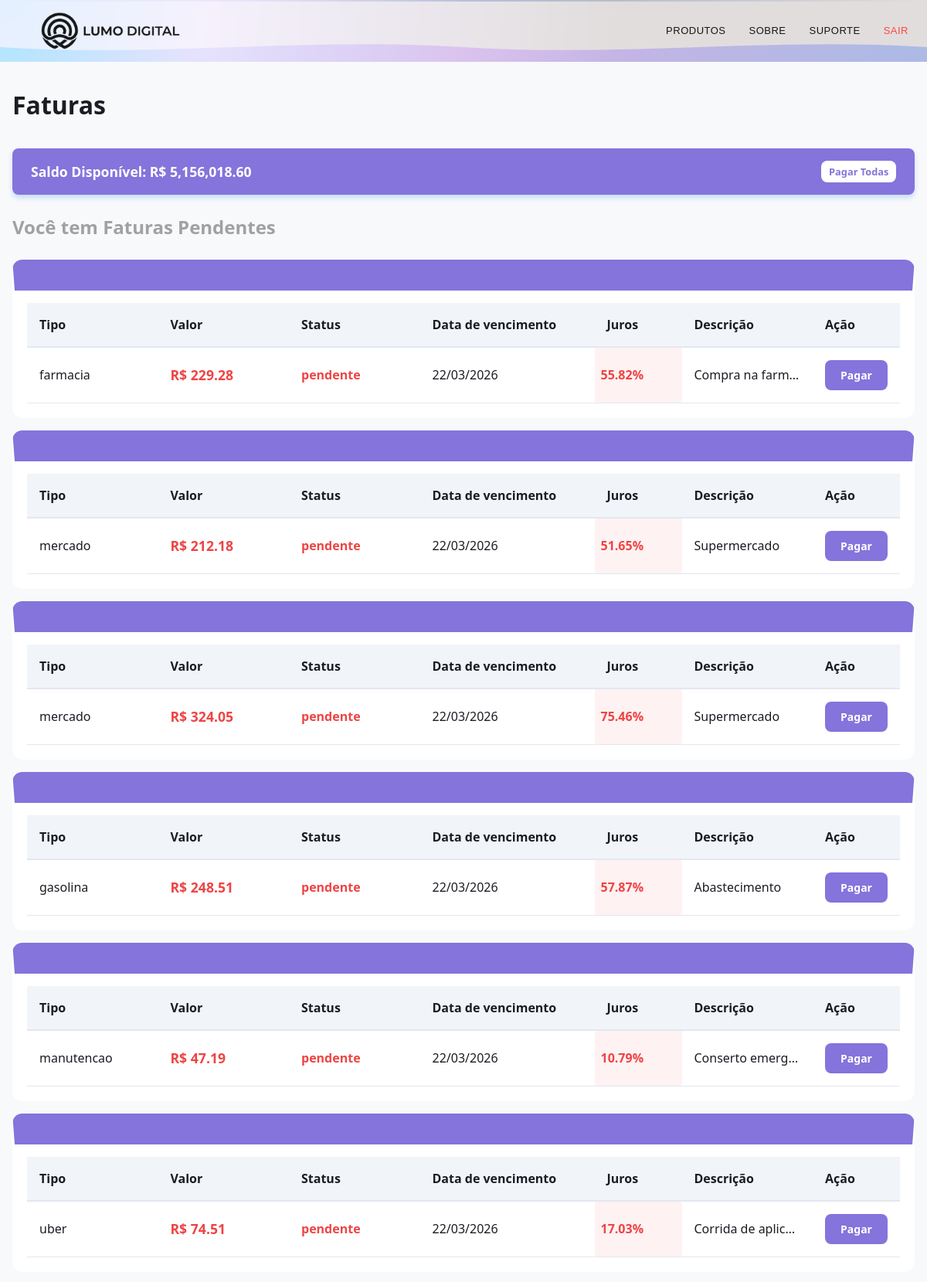
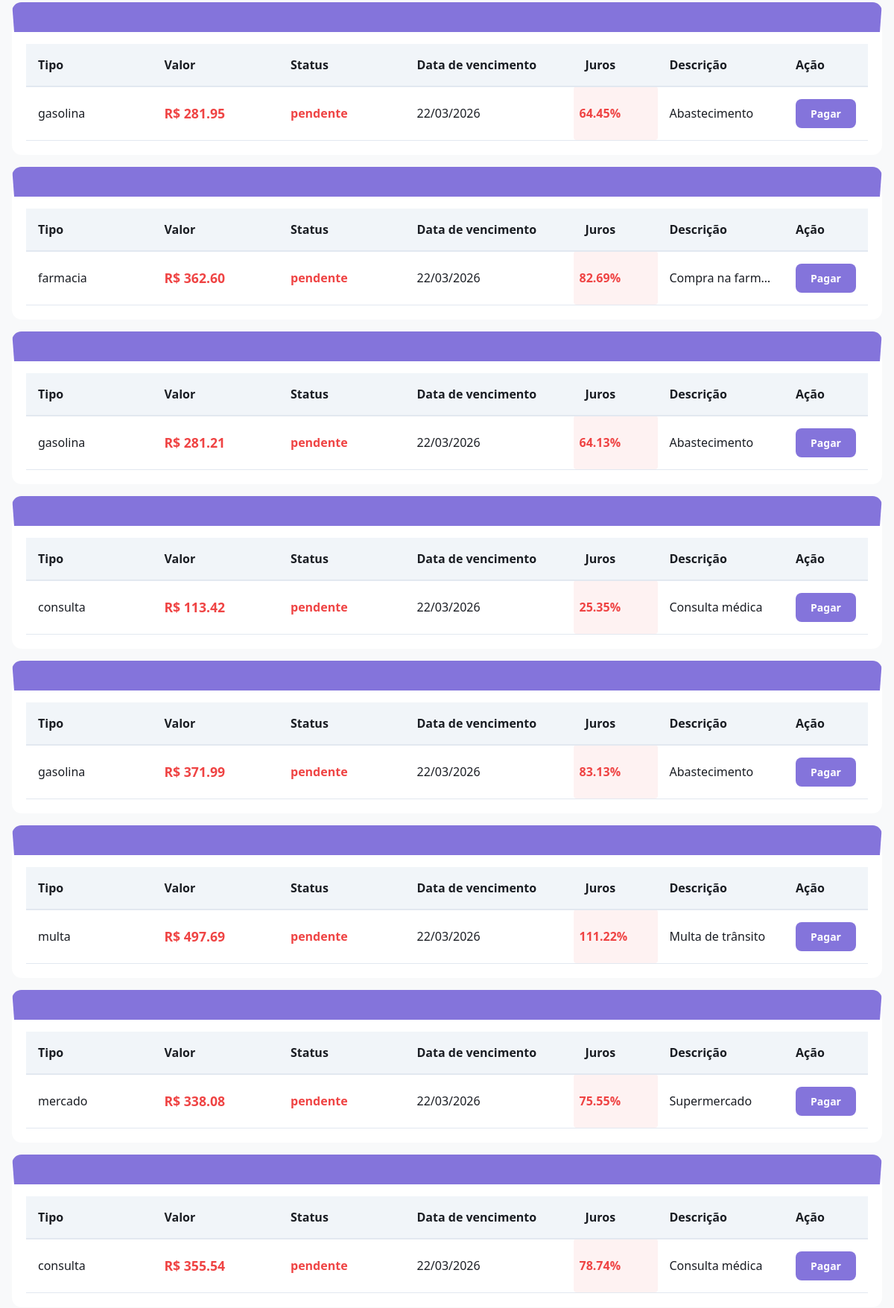
/faturas/ (signed in, upper part), run on the app's committed database (2 pictures, top to bottom).
### tables this page shows
CREATE TABLE contas (
    id INTEGER PRIMARY KEY AUTOINCREMENT,
    usuario_id INTEGER NOT NULL,
    numero_conta TEXT NOT NULL UNIQUE,
    saldo REAL DEFAULT 0, salario INTEGER DEFAULT 1518, ultimo_salario DATETIME,
    
    FOREIGN KEY (usuario_id) REFERENCES usuarios(id)
);

CREATE TABLE faturas (
    id INTEGER PRIMARY KEY AUTOINCREMENT,
    
    conta_id INTEGER NOT NULL,
    
    tipo TEXT NOT NULL, -- luz, agua, internet, aluguel, etc
    
    valor REAL NOT NULL,
    
    status TEXT DEFAULT 'pendente', -- pendente, pago, vencido
    
    data_vencimento DATETIME NOT NULL,
    
    juros REAL DEFAULT 0,
    
    descricao TEXT,
    
    criado_em DATETIME DEFAULT CURRENT_TIMESTAMP,
    
    FOREIGN KEY (conta_id) REFERENCES contas(id)
);

### routes/faturas.py (the view)
@faturas_bp.route('/')
def index():
    if not check_session():
        return redirect(url_for('login.login'))
    conta_id = session['user_info']['conta_id']
    conn = get_db()
    cursor = conn.cursor()
    cursor.execute("SELECT saldo FROM contas WHERE id = ?", (conta_id,))
    resultado = cursor.fetchone()
    conn.close()
    if resultado:
        session['user_info']['saldo'] = float(resultado[0])
    faturas = get_faturas(conta_id)
    return render_template('faturas/index.html', faturas=faturas)

### utils/services/banco/faturas.py (called while the page is built)
def get_faturas(conta_id):
    conn = get_db()
    cursor = conn.cursor()
    cursor.execute("SELECT * FROM faturas WHERE conta_id = ?", (conta_id,))
    faturas = cursor.fetchall()
    conn.close()
    return faturas

### utils/validators.py (called while the page is built)
def get_db():
    conn = sqlite3.connect(DB_PATH)
    conn.row_factory = sqlite3.Row
    return conn

def check_session():
    return 'user_info' in session

### templates/faturas/index.html (shortened to what this page needs)
{% extends 'layouts/base_home.html' %}
{% block content %}
<link rel="stylesheet" href="{{ url_for('static', filename='css/faturas/style.css') }}">
<main class="faturas-wrapper">
    <div class="app-container">
        <h1>Faturas</h1>
        <div id="saldo-atual" class="saldo-card">
            <span>Saldo Disponível: R$ {{ "{:,.2f}".format(session['user_info']['saldo']) }}</span>
            <button class="btn-pagar" id="btn-pagar-todas">Pagar Todas</button>
        </div>
        <div class="faturas-list">
            {% if faturas %}
            <h2 class="fatura-title">Você tem Faturas Pendentes</h2>
            {% for fatura in faturas %}
            <div class="fatura-container">
                <table>
                    <thead>
                        <tr>
                            <th>Tipo</th>
                            <th>Valor</th>
                            <th>Status</th>
                            <th>Data de vencimento</th>
                            <th>Juros</th>
                            <th>Descrição</th>
                            <th>Ação</th>
                        </tr>
                    </thead>
                    <tbody>
                        <tr>
                            <td>{{ fatura.tipo }}</td>
                            <td>R$ {{ "%.2f"|format(fatura.valor) }}</td>
                            <td>{{ fatura.status }}</td>
                            <td>{{ fatura.data_vencimento[:10].split('-')[2] }}/{{
                                fatura.data_vencimento[:10].split('-')[1] }}/{{
                                fatura.data_vencimento[:10].split('-')[0] }}</td>
                            <td>{{ fatura.juros }}%</td>
                            <td>{{ fatura.descricao }}</td>
                            <td>
                                <form method="post" action="/faturas/pagar">
                                    <button type="submit" class="btn-pagar">Pagar</button>
                                </form>
                            </td>
                        </tr>
                    </tbody>
                </table>
            </div>
            {% endfor %}
            {% else %}
            <div class="fatura-container">
                <h2 class="fatura-title">Você não tem faturas pendentes</h2>
            </div>
            {% endif %}
        </div>
    </div>
</main>
{% include "components/popup.html" %}
{% endblock %}

### templates/layouts/base_home.html (shortened to what this page needs)
<!DOCTYPE html>
<html>
<head>
    <link rel="stylesheet" href="{{ url_for('static', filename='css/home/base_home.css') }}?v={{ config.DEBUG }}">
</head>
<body>
<link rel="stylesheet" href="{{ url_for('static', filename='css/components/header.css') }}?v={{ config.DEBUG }}">
<header class="header">
    <a href="/home" class="header-logo">
        <img src="../../static/images/logo.png" alt="Logo">
    </a>
    <nav class="nav-minimal">
        <a href="#" class="nav-link">PRODUTOS</a>
        <a href="#" class="nav-link">SOBRE</a>
        <a href="" class="nav-link">SUPORTE</a>
        <a href="/logout" class="nav-link" id="logout-link">SAIR</a>
    </nav>
    <div class="wave-container">
    </div>
</header>
{% block content %}
{% endblock %}
{% include "components/footer.html" %}
</body>
</html>

### templates/components/popup.html (shortened to what this page needs)
<link rel="stylesheet" href="{{ url_for('static', filename='css/components/popup.css') }}">

### templates/components/footer.html (shortened to what this page needs)
<link rel="stylesheet" href="https://cdnjs.cloudflare.com/ajax/libs/font-awesome/6.0.0/css/all.min.css">
<link rel="stylesheet" href="{{ url_for('static', filename='css/components/footer.css') }}">

### static/css/home/base_home.css (style rules this page uses)
* { margin: 0; padding: 0; box-sizing: border-box; font-family: system-ui, -apple-system, BlinkMacSystemFont, "Segoe UI", Roboto, Oxygen, Ubuntu, Cantarell, "Open Sans", "Helvetica Neue", sans-serif; border: none; }
body { background-color: aliceblue; }

### static/css/components/header.css (style rules this page uses)
body { margin: 0; }
.header { position: relative; width: 100%; height: 80px; background: #0A0A0A; display: flex; justify-content: space-between; align-items: center; padding: 0 2%; box-sizing: border-box; overflow: hidden; transition: 0.8s; }
.header::before { content: ''; position: absolute; top: 0; left: 0; width: 100%; height: 2px; background: linear-gradient(90deg, transparent, #627FA9, transparent); opacity: 0.5; }
.header-logo { z-index: 10; display: flex; align-items: center; }
.header-logo img { height: 130px; filter: brightness(0); opacity: 0.9; transition: all 0.4s cubic-bezier(0.4, 0, 0.2, 1); }
.nav-minimal { display: flex; gap: 30px; z-index: 10; }
.nav-link { text-decoration: none; color: #171616; font-size: 13px; font-family: sans-serif; font-weight: 500; letter-spacing: 0.5px; position: relative; transition: 0.3s; }
.nav-link::after { content: ''; position: absolute; bottom: -5px; left: 0; width: 0; height: 2px; background: #8245EF; transition: width 0.8s ease; }
#logout-link { color: #ff4444; }
#logout-link::after { content: ''; position: absolute; bottom: -5px; left: 0; width: 0; height: 2px; background: #ff4444; transition: width 0.8s ease; }
.header { position: relative; width: 100%; height: 80px; background: #e1dddd; display: flex; justify-content: space-between; align-items: center; padding: 0 2%; box-sizing: border-box; overflow: hidden; }
.header::after { content: ''; position: absolute; top: 0; left: 0; width: 100%; height: 100%; background: radial-gradient( circle at 0% 0%, #1592ff 0px, #AB94EE calc(var(--raio-luz) / 3), transparent var(--raio-luz) ); z-index: 5; pointer-events: none; mix-blend-mode: screen; transition: --raio-luz 1.5s cubic-bezier(0.4, 0, 0.2, 1), --opacidade-luz 1.5s cubic-bezier(0.4, 0, 0.2, 1), opacity 1.5s ease; opacity: var(--opacidade-luz); }
.wave-container { position: absolute; bottom: -1px; left: 0; width: 200%; display: flex; line-height: 0; opacity: 0.5; pointer-events: none; z-index: 1; }
.wave-container svg { width: 50%; height: 40px; margin: 0; padding: 0; display: block; animation: moveWave 15s linear infinite; }

### static/css/components/popup.css (style rules this page uses)
:root { --success-color: #2ecc71; --error-color: #e74c3c; --bg-glass: rgba(255, 255, 255, 0.8); }

### static/css/components/footer.css (style rules this page uses)
:root { --primary-color: #8474DB; --bg-dark: #0a0a0a; --text-muted: #a1a1a1; --transition: all 0.3s cubic-bezier(0.4, 0, 0.2, 1); }

### data on the page
contas: user_info.saldo "5,156,018.60"
faturas: tipo "farmacia", valor "229.28", status "pendente", data_vencimento "22", data_vencimento "03", data_vencimento "2026", juros "55.82", descricao "Compra na farm…"
faturas: tipo "mercado", valor "212.18", status "pendente", data_vencimento "22", data_vencimento "03", data_vencimento "2026", juros "51.65", descricao "Supermercado"
faturas: tipo "mercado", valor "324.05", status "pendente", data_vencimento "22", data_vencimento "03", data_vencimento "2026", juros "75.46", descricao "Supermercado"
faturas: tipo "gasolina", valor "248.51", status "pendente", data_vencimento "22", data_vencimento "03", data_vencimento "2026", juros "57.87", descricao "Abastecimento"
faturas: tipo "manutencao", valor "47.19", status "pendente", data_vencimento "22", data_vencimento "03", data_vencimento "2026", juros "10.79", descricao "Conserto emerg…"
faturas: tipo "uber", valor "74.51", status "pendente", data_vencimento "22", data_vencimento "03", data_vencimento "2026", juros "17.03", descricao "Corrida de aplic…"
faturas: tipo "gasolina", valor "281.95", status "pendente", data_vencimento "22", data_vencimento "03", data_vencimento "2026", juros "64.45", descricao "Abastecimento"
faturas: tipo "farmacia", valor "362.60", status "pendente", data_vencimento "22", data_vencimento "03", data_vencimento "2026", juros "82.69", descricao "Compra na farm…"
faturas: tipo "gasolina", valor "281.21", status "pendente", data_vencimento "22", data_vencimento "03", data_vencimento "2026", juros "64.13", descricao "Abastecimento"
faturas: tipo "consulta", valor "113.42", status "pendente", data_vencimento "22", data_vencimento "03", data_vencimento "2026", juros "25.35", descricao "Consulta médica"
faturas: tipo "gasolina", valor "371.99", status "pendente", data_vencimento "22", data_vencimento "03", data_vencimento "2026", juros "83.13", descricao "Abastecimento"
faturas: tipo "multa", valor "497.69", status "pendente", data_vencimento "22", data_vencimento "03", data_vencimento "2026", juros "111.22", descricao "Multa de trânsito"
faturas: tipo "mercado", valor "338.08", status "pendente", data_vencimento "22", data_vencimento "03", data_vencimento "2026", juros "75.55", descricao "Supermercado"
faturas: tipo "consulta", valor "355.54", status "pendente", data_vencimento "22", data_vencimento "03", data_vencimento "2026", juros "78.74", descricao "Consulta médica"
